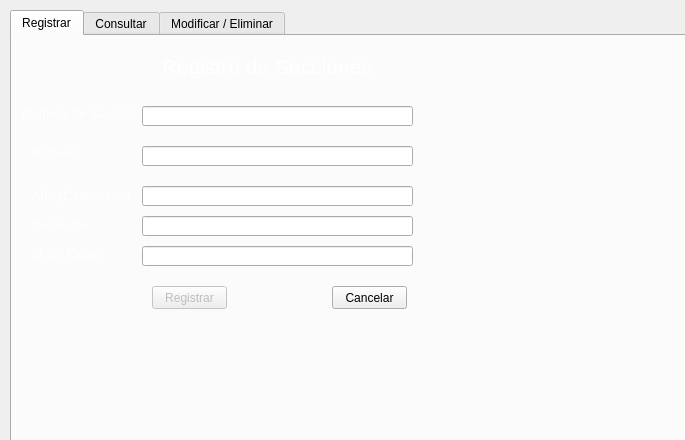
<?xml version="1.0" encoding="UTF-8"?>
<ui version="4.0">
 <class>unila4</class>
 <widget class="QDialog" name="unila4">
  <property name="geometry">
   <rect>
    <x>0</x>
    <y>0</y>
    <width>685</width>
    <height>440</height>
   </rect>
  </property>
  <property name="windowTitle">
   <string>Secciones</string>
  </property>
  <property name="windowIcon">
   <iconset resource="imagenes.qrc">
    <normaloff>:/imagenes/Numbers512_44201.png</normaloff>:/imagenes/Numbers512_44201.png</iconset>
  </property>
  <widget class="QTabWidget" name="tabWidget">
   <property name="geometry">
    <rect>
     <x>10</x>
     <y>10</y>
     <width>681</width>
     <height>441</height>
    </rect>
   </property>
   <property name="currentIndex">
    <number>0</number>
   </property>
   <widget class="QWidget" name="Registrartab">
    <attribute name="title">
     <string>Registrar</string>
    </attribute>
    <widget class="QLineEdit" name="NumSeccionlineEdit">
     <property name="geometry">
      <rect>
       <x>130</x>
       <y>70</y>
       <width>271</width>
       <height>20</height>
      </rect>
     </property>
    </widget>
    <widget class="QLabel" name="label_2">
     <property name="geometry">
      <rect>
       <x>20</x>
       <y>110</y>
       <width>71</width>
       <height>16</height>
      </rect>
     </property>
     <property name="text">
      <string>&lt;html&gt;&lt;head/&gt;&lt;body&gt;&lt;p&gt;&lt;span style=&quot; font-size:10pt; color:#ffffff;&quot;&gt;Profesor&lt;/span&gt;&lt;/p&gt;&lt;/body&gt;&lt;/html&gt;</string>
     </property>
    </widget>
    <widget class="QLabel" name="label_5">
     <property name="geometry">
      <rect>
       <x>20</x>
       <y>180</y>
       <width>81</width>
       <height>20</height>
      </rect>
     </property>
     <property name="text">
      <string>&lt;html&gt;&lt;head/&gt;&lt;body&gt;&lt;p&gt;&lt;span style=&quot; font-size:10pt; color:#ffffff;&quot;&gt;Semestre&lt;/span&gt;&lt;/p&gt;&lt;/body&gt;&lt;/html&gt;</string>
     </property>
    </widget>
    <widget class="QLabel" name="label">
     <property name="geometry">
      <rect>
       <x>10</x>
       <y>70</y>
       <width>121</width>
       <height>16</height>
      </rect>
     </property>
     <property name="text">
      <string>&lt;html&gt;&lt;head/&gt;&lt;body&gt;&lt;p&gt;&lt;span style=&quot; font-size:10pt; color:#ffffff;&quot;&gt;Numero de Seccion &lt;/span&gt;&lt;/p&gt;&lt;/body&gt;&lt;/html&gt;</string>
     </property>
    </widget>
    <widget class="QLabel" name="label_6">
     <property name="geometry">
      <rect>
       <x>20</x>
       <y>210</y>
       <width>81</width>
       <height>16</height>
      </rect>
     </property>
     <property name="text">
      <string>&lt;html&gt;&lt;head/&gt;&lt;body&gt;&lt;p&gt;&lt;span style=&quot; font-size:10pt; color:#ffffff;&quot;&gt;Id del Curso&lt;/span&gt;&lt;/p&gt;&lt;/body&gt;&lt;/html&gt;</string>
     </property>
    </widget>
    <widget class="QLineEdit" name="ProfesorlineEdit">
     <property name="geometry">
      <rect>
       <x>130</x>
       <y>110</y>
       <width>271</width>
       <height>20</height>
      </rect>
     </property>
    </widget>
    <widget class="QLabel" name="label_3">
     <property name="geometry">
      <rect>
       <x>20</x>
       <y>150</y>
       <width>101</width>
       <height>20</height>
      </rect>
     </property>
     <property name="text">
      <string>&lt;html&gt;&lt;head/&gt;&lt;body&gt;&lt;p&gt;&lt;span style=&quot; font-size:10pt; color:#ffffff;&quot;&gt;Año (Calendario)&lt;/span&gt;&lt;/p&gt;&lt;/body&gt;&lt;/html&gt;</string>
     </property>
    </widget>
    <widget class="QLabel" name="label_4">
     <property name="geometry">
      <rect>
       <x>150</x>
       <y>10</y>
       <width>211</width>
       <height>41</height>
      </rect>
     </property>
     <property name="text">
      <string>&lt;html&gt;&lt;head/&gt;&lt;body&gt;&lt;p&gt;&lt;span style=&quot; font-size:16pt; color:#ffffff;&quot;&gt;Registro de  Secciones&lt;/span&gt;&lt;/p&gt;&lt;/body&gt;&lt;/html&gt;</string>
     </property>
    </widget>
    <widget class="QLineEdit" name="AniolineEdit">
     <property name="geometry">
      <rect>
       <x>130</x>
       <y>150</y>
       <width>271</width>
       <height>20</height>
      </rect>
     </property>
    </widget>
    <widget class="QLineEdit" name="SemestrelineEdit">
     <property name="geometry">
      <rect>
       <x>130</x>
       <y>180</y>
       <width>271</width>
       <height>20</height>
      </rect>
     </property>
    </widget>
    <widget class="QLineEdit" name="IdCursolineEdit">
     <property name="geometry">
      <rect>
       <x>130</x>
       <y>210</y>
       <width>271</width>
       <height>20</height>
      </rect>
     </property>
    </widget>
    <widget class="QLabel" name="label_7">
     <property name="geometry">
      <rect>
       <x>460</x>
       <y>60</y>
       <width>201</width>
       <height>191</height>
      </rect>
     </property>
     <property name="styleSheet">
      <string notr="true">image: url(:/imagenes/unila.png);</string>
     </property>
     <property name="text">
      <string/>
     </property>
    </widget>
    <widget class="QLabel" name="label_8">
     <property name="geometry">
      <rect>
       <x>-4</x>
       <y>2</y>
       <width>701</width>
       <height>411</height>
      </rect>
     </property>
     <property name="styleSheet">
      <string notr="true">background-image: url(:/imagenes/matematicas-en-pizara.gif);</string>
     </property>
     <property name="text">
      <string/>
     </property>
    </widget>
    <widget class="QPushButton" name="RegistrarSeccionpushButton">
     <property name="enabled">
      <bool>false</bool>
     </property>
     <property name="geometry">
      <rect>
       <x>140</x>
       <y>250</y>
       <width>75</width>
       <height>23</height>
      </rect>
     </property>
     <property name="text">
      <string>Registrar</string>
     </property>
    </widget>
    <widget class="QPushButton" name="pushButton_4">
     <property name="geometry">
      <rect>
       <x>320</x>
       <y>250</y>
       <width>75</width>
       <height>23</height>
      </rect>
     </property>
     <property name="text">
      <string>Cancelar</string>
     </property>
    </widget>
    <zorder>label_8</zorder>
    <zorder>NumSeccionlineEdit</zorder>
    <zorder>label_2</zorder>
    <zorder>label_5</zorder>
    <zorder>label</zorder>
    <zorder>label_6</zorder>
    <zorder>ProfesorlineEdit</zorder>
    <zorder>label_3</zorder>
    <zorder>label_4</zorder>
    <zorder>AniolineEdit</zorder>
    <zorder>SemestrelineEdit</zorder>
    <zorder>IdCursolineEdit</zorder>
    <zorder>label_7</zorder>
    <zorder>RegistrarSeccionpushButton</zorder>
    <zorder>pushButton_4</zorder>
   </widget>
   <widget class="QWidget" name="Consultartab">
    <attribute name="title">
     <string>Consultar</string>
    </attribute>
    <widget class="QTableView" name="tableView">
     <property name="geometry">
      <rect>
       <x>10</x>
       <y>50</y>
       <width>651</width>
       <height>351</height>
      </rect>
     </property>
    </widget>
    <widget class="QPushButton" name="MostrarSeccionpushButton">
     <property name="geometry">
      <rect>
       <x>560</x>
       <y>20</y>
       <width>75</width>
       <height>23</height>
      </rect>
     </property>
     <property name="text">
      <string>Mostrar</string>
     </property>
    </widget>
    <widget class="QPushButton" name="BuscarSeccionpushButton">
     <property name="geometry">
      <rect>
       <x>20</x>
       <y>20</y>
       <width>75</width>
       <height>23</height>
      </rect>
     </property>
     <property name="text">
      <string>Buscar</string>
     </property>
    </widget>
    <widget class="QLineEdit" name="BuscarSeccionlineEdit">
     <property name="geometry">
      <rect>
       <x>110</x>
       <y>20</y>
       <width>441</width>
       <height>20</height>
      </rect>
     </property>
    </widget>
    <widget class="QLabel" name="label_9">
     <property name="geometry">
      <rect>
       <x>-100</x>
       <y>-140</y>
       <width>781</width>
       <height>571</height>
      </rect>
     </property>
     <property name="styleSheet">
      <string notr="true">background-image: url(:/imagenes/school.jpg);</string>
     </property>
     <property name="text">
      <string/>
     </property>
    </widget>
    <zorder>label_9</zorder>
    <zorder>tableView</zorder>
    <zorder>MostrarSeccionpushButton</zorder>
    <zorder>BuscarSeccionpushButton</zorder>
    <zorder>BuscarSeccionlineEdit</zorder>
   </widget>
   <widget class="QWidget" name="ModicarEliminartab">
    <attribute name="title">
     <string>Modificar / Eliminar</string>
    </attribute>
    <widget class="QLabel" name="label_10">
     <property name="geometry">
      <rect>
       <x>20</x>
       <y>80</y>
       <width>121</width>
       <height>16</height>
      </rect>
     </property>
     <property name="text">
      <string>&lt;html&gt;&lt;head/&gt;&lt;body&gt;&lt;p&gt;&lt;span style=&quot; font-size:10pt; color:#ffffff;&quot;&gt;Numero de Seccion &lt;/span&gt;&lt;/p&gt;&lt;/body&gt;&lt;/html&gt;</string>
     </property>
    </widget>
    <widget class="QLabel" name="label_12">
     <property name="geometry">
      <rect>
       <x>20</x>
       <y>110</y>
       <width>71</width>
       <height>16</height>
      </rect>
     </property>
     <property name="text">
      <string>&lt;html&gt;&lt;head/&gt;&lt;body&gt;&lt;p&gt;&lt;span style=&quot; font-size:10pt; color:#ffffff;&quot;&gt;Profesor&lt;/span&gt;&lt;/p&gt;&lt;/body&gt;&lt;/html&gt;</string>
     </property>
    </widget>
    <widget class="QLabel" name="label_13">
     <property name="geometry">
      <rect>
       <x>20</x>
       <y>140</y>
       <width>101</width>
       <height>20</height>
      </rect>
     </property>
     <property name="text">
      <string>&lt;html&gt;&lt;head/&gt;&lt;body&gt;&lt;p&gt;&lt;span style=&quot; font-size:10pt; color:#ffffff;&quot;&gt;Año (Calendario)&lt;/span&gt;&lt;/p&gt;&lt;/body&gt;&lt;/html&gt;</string>
     </property>
    </widget>
    <widget class="QLabel" name="label_14">
     <property name="geometry">
      <rect>
       <x>20</x>
       <y>170</y>
       <width>81</width>
       <height>20</height>
      </rect>
     </property>
     <property name="text">
      <string>&lt;html&gt;&lt;head/&gt;&lt;body&gt;&lt;p&gt;&lt;span style=&quot; font-size:10pt; color:#ffffff;&quot;&gt;Semestre&lt;/span&gt;&lt;/p&gt;&lt;/body&gt;&lt;/html&gt;</string>
     </property>
    </widget>
    <widget class="QLabel" name="label_15">
     <property name="geometry">
      <rect>
       <x>20</x>
       <y>200</y>
       <width>81</width>
       <height>16</height>
      </rect>
     </property>
     <property name="text">
      <string>&lt;html&gt;&lt;head/&gt;&lt;body&gt;&lt;p&gt;&lt;span style=&quot; font-size:10pt; color:#ffffff;&quot;&gt;Id del Curso&lt;/span&gt;&lt;/p&gt;&lt;/body&gt;&lt;/html&gt;</string>
     </property>
    </widget>
    <widget class="QLabel" name="label_23">
     <property name="geometry">
      <rect>
       <x>30</x>
       <y>30</y>
       <width>31</width>
       <height>21</height>
      </rect>
     </property>
     <property name="text">
      <string>&lt;html&gt;&lt;head/&gt;&lt;body&gt;&lt;p&gt;&lt;span style=&quot; font-size:14pt; color:#ffffff;&quot;&gt;ID&lt;/span&gt;&lt;/p&gt;&lt;/body&gt;&lt;/html&gt;</string>
     </property>
    </widget>
    <widget class="QLabel" name="label_38">
     <property name="geometry">
      <rect>
       <x>170</x>
       <y>10</y>
       <width>281</width>
       <height>41</height>
      </rect>
     </property>
     <property name="text">
      <string>&lt;html&gt;&lt;head/&gt;&lt;body&gt;&lt;p&gt;&lt;span style=&quot; font-size:16pt; color:#ffffff;&quot;&gt;Update / Delete Secciones&lt;/span&gt;&lt;/p&gt;&lt;/body&gt;&lt;/html&gt;</string>
     </property>
    </widget>
    <widget class="QLineEdit" name="IDSeccionlineEdit">
     <property name="enabled">
      <bool>false</bool>
     </property>
     <property name="geometry">
      <rect>
       <x>60</x>
       <y>30</y>
       <width>71</width>
       <height>20</height>
      </rect>
     </property>
    </widget>
    <widget class="QLineEdit" name="NumSeccionEMlineEdit">
     <property name="enabled">
      <bool>false</bool>
     </property>
     <property name="geometry">
      <rect>
       <x>150</x>
       <y>80</y>
       <width>271</width>
       <height>20</height>
      </rect>
     </property>
    </widget>
    <widget class="QLineEdit" name="ProfesorEMlineEdit">
     <property name="enabled">
      <bool>false</bool>
     </property>
     <property name="geometry">
      <rect>
       <x>150</x>
       <y>110</y>
       <width>271</width>
       <height>20</height>
      </rect>
     </property>
    </widget>
    <widget class="QLineEdit" name="AniolineEMEdit">
     <property name="enabled">
      <bool>false</bool>
     </property>
     <property name="geometry">
      <rect>
       <x>150</x>
       <y>140</y>
       <width>271</width>
       <height>20</height>
      </rect>
     </property>
    </widget>
    <widget class="QLineEdit" name="SemestreEMlineEdit">
     <property name="enabled">
      <bool>false</bool>
     </property>
     <property name="geometry">
      <rect>
       <x>150</x>
       <y>170</y>
       <width>271</width>
       <height>20</height>
      </rect>
     </property>
    </widget>
    <widget class="QLineEdit" name="IdCursoEMlineEdit">
     <property name="enabled">
      <bool>false</bool>
     </property>
     <property name="geometry">
      <rect>
       <x>150</x>
       <y>200</y>
       <width>271</width>
       <height>20</height>
      </rect>
     </property>
    </widget>
    <widget class="QPushButton" name="ModificarSeccionpushButton">
     <property name="enabled">
      <bool>false</bool>
     </property>
     <property name="geometry">
      <rect>
       <x>550</x>
       <y>100</y>
       <width>75</width>
       <height>23</height>
      </rect>
     </property>
     <property name="text">
      <string>Modificar</string>
     </property>
    </widget>
    <widget class="QPushButton" name="EliminarSeccionpushButton">
     <property name="enabled">
      <bool>false</bool>
     </property>
     <property name="geometry">
      <rect>
       <x>550</x>
       <y>150</y>
       <width>75</width>
       <height>23</height>
      </rect>
     </property>
     <property name="text">
      <string>Delete</string>
     </property>
    </widget>
    <widget class="QLabel" name="label_16">
     <property name="geometry">
      <rect>
       <x>-34</x>
       <y>-8</y>
       <width>781</width>
       <height>421</height>
      </rect>
     </property>
     <property name="styleSheet">
      <string notr="true">background-image: url(:/imagenes/matematicas-en-pizara.gif);</string>
     </property>
     <property name="text">
      <string/>
     </property>
    </widget>
    <widget class="QPushButton" name="pushButton">
     <property name="geometry">
      <rect>
       <x>580</x>
       <y>10</y>
       <width>75</width>
       <height>23</height>
      </rect>
     </property>
     <property name="text">
      <string>AYUDA</string>
     </property>
    </widget>
    <zorder>label_16</zorder>
    <zorder>label_10</zorder>
    <zorder>label_12</zorder>
    <zorder>label_13</zorder>
    <zorder>label_14</zorder>
    <zorder>label_15</zorder>
    <zorder>label_23</zorder>
    <zorder>label_38</zorder>
    <zorder>IDSeccionlineEdit</zorder>
    <zorder>NumSeccionEMlineEdit</zorder>
    <zorder>ProfesorEMlineEdit</zorder>
    <zorder>AniolineEMEdit</zorder>
    <zorder>SemestreEMlineEdit</zorder>
    <zorder>IdCursoEMlineEdit</zorder>
    <zorder>ModificarSeccionpushButton</zorder>
    <zorder>EliminarSeccionpushButton</zorder>
    <zorder>pushButton</zorder>
   </widget>
  </widget>
 </widget>
 <resources>
  <include location="imagenes.qrc"/>
 </resources>
 <connections>
  <connection>
   <sender>MostrarSeccionpushButton</sender>
   <signal>clicked()</signal>
   <receiver>BuscarSeccionlineEdit</receiver>
   <slot>clear()</slot>
   <hints>
    <hint type="sourcelabel">
     <x>490</x>
     <y>61</y>
    </hint>
    <hint type="destinationlabel">
     <x>295</x>
     <y>62</y>
    </hint>
   </hints>
  </connection>
  <connection>
   <sender>pushButton_4</sender>
   <signal>clicked()</signal>
   <receiver>IdCursolineEdit</receiver>
   <slot>clear()</slot>
   <hints>
    <hint type="sourcelabel">
     <x>350</x>
     <y>296</y>
    </hint>
    <hint type="destinationlabel">
     <x>330</x>
     <y>257</y>
    </hint>
   </hints>
  </connection>
  <connection>
   <sender>pushButton_4</sender>
   <signal>clicked()</signal>
   <receiver>SemestrelineEdit</receiver>
   <slot>clear()</slot>
   <hints>
    <hint type="sourcelabel">
     <x>396</x>
     <y>289</y>
    </hint>
    <hint type="destinationlabel">
     <x>389</x>
     <y>223</y>
    </hint>
   </hints>
  </connection>
  <connection>
   <sender>pushButton_4</sender>
   <signal>clicked()</signal>
   <receiver>AniolineEdit</receiver>
   <slot>clear()</slot>
   <hints>
    <hint type="sourcelabel">
     <x>375</x>
     <y>288</y>
    </hint>
    <hint type="destinationlabel">
     <x>354</x>
     <y>192</y>
    </hint>
   </hints>
  </connection>
  <connection>
   <sender>pushButton_4</sender>
   <signal>clicked()</signal>
   <receiver>ProfesorlineEdit</receiver>
   <slot>clear()</slot>
   <hints>
    <hint type="sourcelabel">
     <x>373</x>
     <y>289</y>
    </hint>
    <hint type="destinationlabel">
     <x>325</x>
     <y>158</y>
    </hint>
   </hints>
  </connection>
  <connection>
   <sender>pushButton_4</sender>
   <signal>clicked()</signal>
   <receiver>NumSeccionlineEdit</receiver>
   <slot>clear()</slot>
   <hints>
    <hint type="sourcelabel">
     <x>362</x>
     <y>288</y>
    </hint>
    <hint type="destinationlabel">
     <x>156</x>
     <y>109</y>
    </hint>
   </hints>
  </connection>
 </connections>
</ui>
